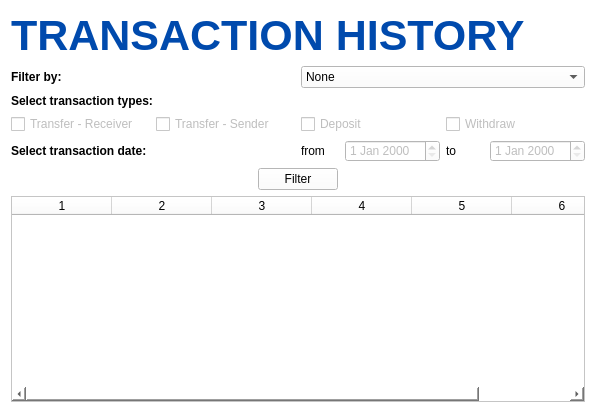
<?xml version="1.0" encoding="UTF-8"?>
<ui version="4.0">
 <class>Form</class>
 <widget class="QWidget" name="Form">
  <property name="geometry">
   <rect>
    <x>0</x>
    <y>0</y>
    <width>596</width>
    <height>413</height>
   </rect>
  </property>
  <property name="windowTitle">
   <string>Form</string>
  </property>
  <property name="styleSheet">
   <string notr="true">background: #ffffff</string>
  </property>
  <layout class="QVBoxLayout" name="verticalLayout_2">
   <item>
    <widget class="QLabel" name="label">
     <property name="font">
      <font>
       <pointsize>32</pointsize>
       <bold>true</bold>
      </font>
     </property>
     <property name="styleSheet">
      <string notr="true">color: #004aad;</string>
     </property>
     <property name="text">
      <string>TRANSACTION HISTORY</string>
     </property>
    </widget>
   </item>
   <item>
    <layout class="QVBoxLayout" name="verticalLayout_3" stretch="5">
     <item>
      <layout class="QVBoxLayout" name="verticalLayout">
       <item>
        <layout class="QHBoxLayout" name="horizontalLayout_5">
         <item>
          <widget class="QLabel" name="label_2">
           <property name="font">
            <font>
             <bold>true</bold>
            </font>
           </property>
           <property name="text">
            <string>Filter by:</string>
           </property>
          </widget>
         </item>
         <item>
          <widget class="QComboBox" name="filter_select">
           <property name="currentText">
            <string>None</string>
           </property>
           <item>
            <property name="text">
             <string>None</string>
            </property>
           </item>
           <item>
            <property name="text">
             <string>Transaction Type and Date</string>
            </property>
           </item>
           <item>
            <property name="text">
             <string>Transaction Type</string>
            </property>
           </item>
           <item>
            <property name="text">
             <string>Transaction Date</string>
            </property>
           </item>
          </widget>
         </item>
        </layout>
       </item>
       <item>
        <widget class="QLabel" name="label_3">
         <property name="font">
          <font>
           <bold>true</bold>
          </font>
         </property>
         <property name="text">
          <string>Select transaction types:</string>
         </property>
        </widget>
       </item>
       <item>
        <layout class="QVBoxLayout" name="verticalLayout_4">
         <item>
          <layout class="QHBoxLayout" name="horizontalLayout">
           <item>
            <widget class="QCheckBox" name="option_transfer_rec">
             <property name="enabled">
              <bool>false</bool>
             </property>
             <property name="text">
              <string>Transfer - Receiver</string>
             </property>
            </widget>
           </item>
           <item>
            <widget class="QCheckBox" name="option_transfer_send">
             <property name="enabled">
              <bool>false</bool>
             </property>
             <property name="text">
              <string>Transfer - Sender</string>
             </property>
            </widget>
           </item>
           <item>
            <widget class="QCheckBox" name="option_deposit">
             <property name="enabled">
              <bool>false</bool>
             </property>
             <property name="text">
              <string>Deposit</string>
             </property>
            </widget>
           </item>
           <item>
            <widget class="QCheckBox" name="option_withdraw">
             <property name="enabled">
              <bool>false</bool>
             </property>
             <property name="text">
              <string>Withdraw</string>
             </property>
            </widget>
           </item>
          </layout>
         </item>
        </layout>
       </item>
       <item>
        <layout class="QHBoxLayout" name="horizontalLayout_3">
         <item>
          <widget class="QLabel" name="label_4">
           <property name="font">
            <font>
             <bold>true</bold>
            </font>
           </property>
           <property name="text">
            <string>Select transaction date:</string>
           </property>
          </widget>
         </item>
         <item>
          <layout class="QHBoxLayout" name="horizontalLayout_2">
           <item>
            <widget class="QLabel" name="label_5">
             <property name="text">
              <string>from</string>
             </property>
            </widget>
           </item>
           <item>
            <widget class="QDateEdit" name="date_from">
             <property name="enabled">
              <bool>false</bool>
             </property>
            </widget>
           </item>
           <item>
            <widget class="QLabel" name="label_6">
             <property name="text">
              <string>to</string>
             </property>
            </widget>
           </item>
           <item>
            <widget class="QDateEdit" name="date_to">
             <property name="enabled">
              <bool>false</bool>
             </property>
            </widget>
           </item>
          </layout>
         </item>
        </layout>
       </item>
       <item alignment="Qt::AlignHCenter">
        <widget class="QPushButton" name="btn_filter">
         <property name="text">
          <string>Filter</string>
         </property>
        </widget>
       </item>
       <item>
        <widget class="QTableWidget" name="tbl_transaction_history">
         <property name="columnCount">
          <number>6</number>
         </property>
         <column/>
         <column/>
         <column/>
         <column/>
         <column/>
         <column/>
        </widget>
       </item>
      </layout>
     </item>
    </layout>
   </item>
  </layout>
 </widget>
 <resources/>
 <connections/>
</ui>
